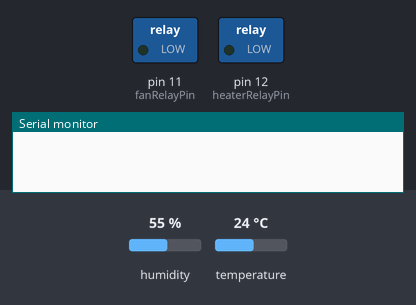
A sketch run on a simulated Arduino Uno, built with avr-gcc and run on an emulated ATmega328P. Shown: switched loads named in the sketch (green lamp = pin HIGH), the last lines printed to the serial monitor. The test bench sets the inputs (shaded band); at power-on: humidity 55 %, temperature 24 °C.

Above: at 0.1 s.
At 60.1 s:
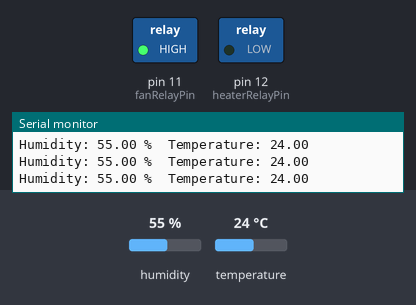
At 63.3 s:
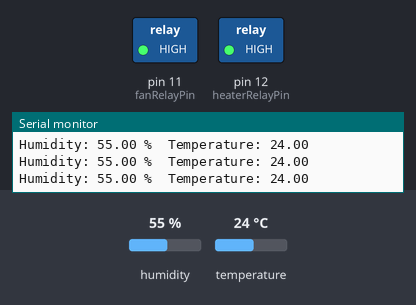
At 123.4 s:
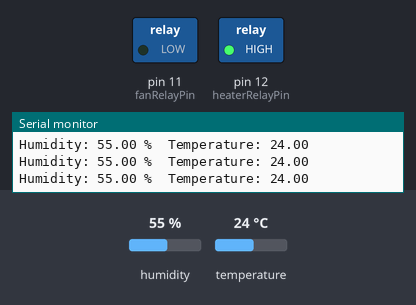
Timing chart, 0 to 124.9 s (numbered marks = the images above):
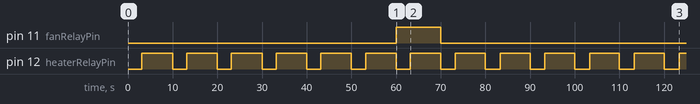

Measured:
- by itself, pin 11 (fanRelayPin): LOW → HIGH at 60.0 s, → LOW 10.0 s later
- by itself, pin 12 (heaterRelayPin): alternates HIGH for 6.8 s and LOW for 3.2 s

The sketch:

bacteriaIncubator.ino
```cpp
#include "PID_v1.h"
#include "DHT.h"

const int heaterRelayPin = 12;
const int fanRelayPin = 11;
const int tempHumSensorPin = 2;

float hum;
float temp;

void setup() {
  Serial.begin(9600);
  setMinMaxHeaterOn(3000, 10000);       // set the min and max intervals the heater can be ON in ms.
  updateTargetTemp(37.0);              // set the target temperature in ºC
  updateFanInterval(60000, 10000);     // set the time fan is OFF and and ON in ms. this is for homogenizing the heat.
  setupSensors();
  setupLogic();
  setupActuators();
}

void loop(){
  updateTempHum();
  computeHeater();
  updateHeater();
  updateFan();
}
```

logic.ino
```cpp
/********************************************************
 * PID RelayOutput Example
 * Same as basic example, except that this time, the output
 * is going to a digital pin which (we presume) is controlling
 * a relay.  the pid is designed to Output an analog value,
 * but the relay can only be On/Off.
 *
 *   to connect them together we use "time proportioning
 * control"  it's essentially a really slow version of PWM.
 * first we decide on a window size (5000mS say.) we then
 * set the pid to adjust its output between 0 and that window
 * size.  lastly, we add some logic that translates the PID
 * output into "Relay On Time" with the remainder of the
 * window being "Relay Off Time"
 ********************************************************/


//Define Variables we'll be connecting to
double Setpoint, Input, Output;

//Specify the links and initial tuning parameters
//PID tempControl(&Input, &Output, &Setpoint,2,5,1, DIRECT);
//PID tempControl(&Input, &Output, &Setpoint, 1, 0.05, 0.25, DIRECT);
PID tempControl(&Input, &Output, &Setpoint, 4, 0.2, 1, DIRECT);

int WindowSize = 0;
int WindowsMin = 0;

unsigned long windowStartTime;

long previousFanMillis = 0;
long fanInterval = 0;
long fanOnInterval = 0;

void updateTargetTemp(double targetTemp) {
  Setpoint = targetTemp;
}

void updateFanInterval(long timeOff, long timeOn) {
  fanInterval = timeOff;
  fanOnInterval = timeOn;
}

void setMinMaxHeaterOn(int minOn, int maxOn) {
  WindowsMin = minOn;
  WindowSize = maxOn;
}

void setupLogic() {

  windowStartTime = millis();

  //initialize the variables we're linked to
  //tell the PID to range between 0 and the full window size
  tempControl.SetOutputLimits(WindowsMin, WindowSize);

  //turn the PID on
  tempControl.SetMode(AUTOMATIC);
}

void computeHeater(){
  Input = temp;
  tempControl.Compute();
}

void setupActuators() {
  pinMode(heaterRelayPin, OUTPUT);
  pinMode(fanRelayPin, OUTPUT);

}

void updateHeater(){
  if(millis() - windowStartTime > WindowSize)
  { //time to shift the Relay Window
    windowStartTime += WindowSize;
  }
  if (Output == WindowsMin) {
    digitalWrite(heaterRelayPin, LOW);
  }
  else if(Output < millis() - windowStartTime) {
    digitalWrite(heaterRelayPin, HIGH);
  }
  else {
    digitalWrite(heaterRelayPin, LOW);
  }
}

void updateFan(){
  unsigned long currentMillis = millis();
  if(currentMillis - previousFanMillis  > fanInterval) {
    digitalWrite(fanRelayPin, HIGH);
    if(currentMillis - previousFanMillis  > fanInterval + fanOnInterval) {
      previousFanMillis = currentMillis;
      digitalWrite(fanRelayPin, LOW);
    }
  }
}
```

sensors.ino
```cpp
// Uncomment whatever type you're using!
//#define DHTTYPE DHT11   // DHT 11
#define DHTTYPE DHT22   // DHT 22  (AM2302)
//#define DHTTYPE DHT21   // DHT 21 (AM2301)

// Connect pin 1 (on the left) of the sensor to +5V
// NOTE: If using a board with 3.3V logic like an Arduino Due connect pin 1
// to 3.3V instead of 5V!
// Connect pin 2 of the sensor to whatever your DHTPIN is
// Connect pin 4 (on the right) of the sensor to GROUND
// Connect a 10K resistor from pin 2 (data) to pin 1 (power) of the sensor

// Initialize DHT sensor for normal 16mhz Arduino
DHT dht(tempHumSensorPin, DHTTYPE);
// NOTE: For working with a faster chip, like an Arduino Due or Teensy, you
// might need to increase the threshold for cycle counts considered a 1 or 0.
// You can do this by passing a 3rd parameter for this threshold.  It's a bit
// of fiddling to find the right value, but in general the faster the CPU the
// higher the value.  The default for a 16mhz AVR is a value of 6.  For an
// Arduino Due that runs at 84mhz a value of 30 works.
// Example to initialize DHT sensor for Arduino Due:
//DHT dht(DHTPIN, DHTTYPE, 30);

long previousMillis = 0;        // will store last time LED was updated

// the follow variables is a long because the time, measured in miliseconds,
// will quickly become a bigger number than can be stored in an int.
long interval = 2000;           // interval at which to update the Sensor

void setupSensors() {
  dht.begin();
}

void updateTempHum() {

  unsigned long currentMillis = millis();

  if(currentMillis - previousMillis > interval) {
    // save the last time you blinked the LED
    previousMillis = currentMillis;
    // Reading temperature or humidity takes about 250 milliseconds!
    // Sensor readings may also be up to 2 seconds 'old' (its a very slow sensor)
    float h = dht.readHumidity();
    // Read temperature as Celsius
    float t = dht.readTemperature();

    // Check if any reads failed and exit early (to try again).
    if (isnan(h) || isnan(t)) {
      Serial.println("Failed to read from DHT sensor!");
      return;
    }

    hum = h;
    temp = t;

    Serial.print("Humidity: ");
    Serial.print(hum);
    Serial.print(" %\t");
    Serial.print("Temperature: ");
    Serial.println(temp);
  }
}
```
